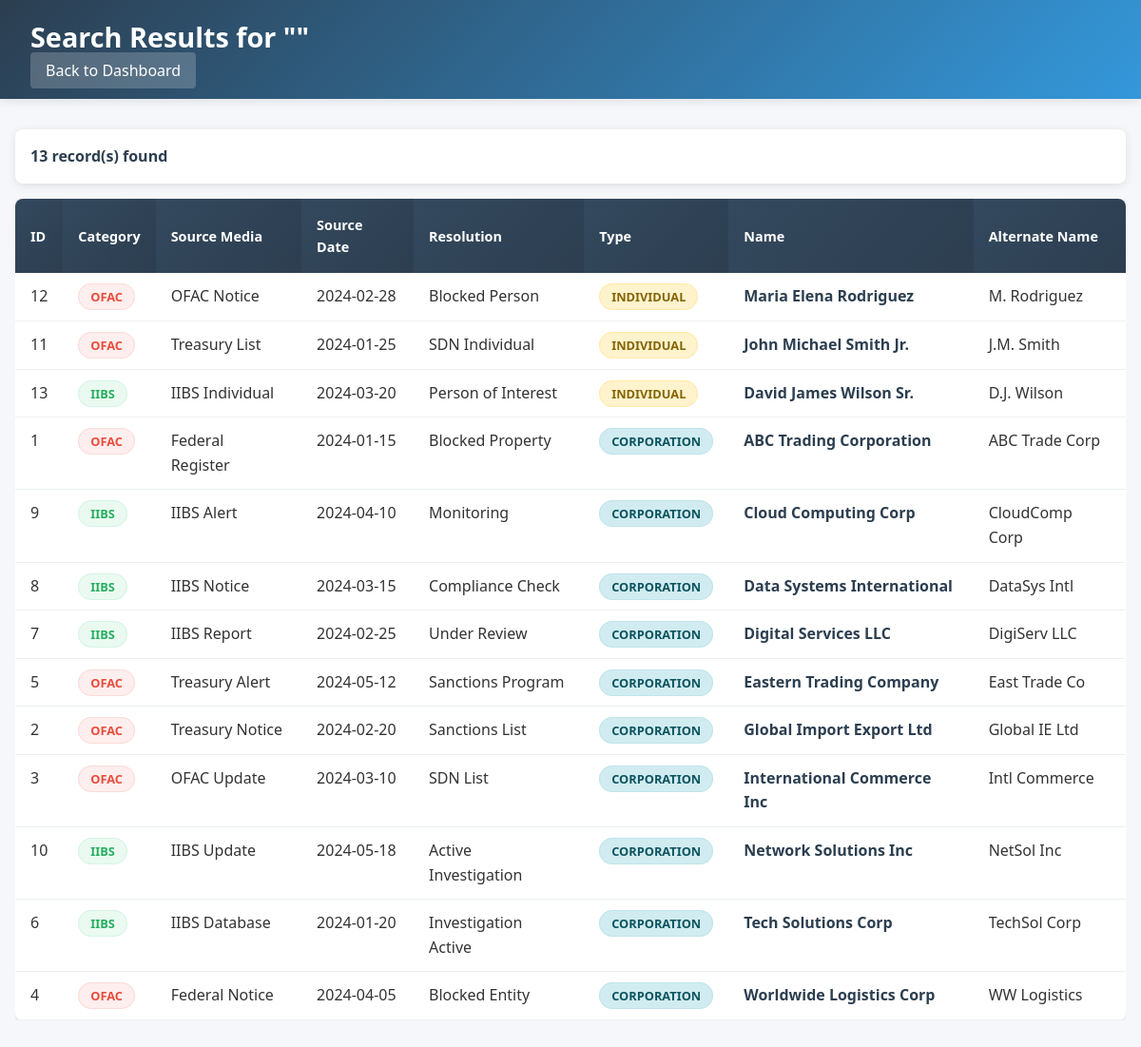
/search_corporations.php (signed in), run on the app's committed database.
### tables this page shows
CREATE TABLE IF NOT EXISTS corporations (
    id INT AUTO_INCREMENT PRIMARY KEY,
    category ENUM('OFAC', 'IIBS') NOT NULL,
    source_media VARCHAR(255),
    source_media_date DATE,
    resolution VARCHAR(255),
    individual_corporation_involved ENUM('Individual', 'Corporation') DEFAULT 'Corporation',
    first_name VARCHAR(100),
    middle_name VARCHAR(100),
    last_name VARCHAR(100),
    name_ext VARCHAR(50),
    corporation_name_fullname VARCHAR(255),
    alternate_name_alias VARCHAR(255),
    alternate_name_alias_2 VARCHAR(255),
    created_at TIMESTAMP DEFAULT CURRENT_TIMESTAMP,
    INDEX idx_corporation_name (corporation_name_fullname),
    INDEX idx_category (category),
    INDEX idx_first_name (first_name),
    INDEX idx_last_name (last_name),
    INDEX idx_alternate_name (alternate_name_alias)
);

### search_corporations.php (the view, shortened to what this page needs)
<?php
$corporation_name = $_GET['corporation_name'] ?? '';
try {
    $pdo = getDBConnection();
    $sql = "SELECT * FROM corporations WHERE (
        corporation_name_fullname LIKE :name OR
        alternate_name_alias LIKE :name OR
        alternate_name_alias_2 LIKE :name OR
        CONCAT(first_name, ' ', COALESCE(middle_name, ''), ' ', last_name) LIKE :name
    )";
    $params = [':name' => '%' . $corporation_name . '%'];
    $sql .= " ORDER BY corporation_name_fullname ASC, last_name ASC";
    $stmt = $pdo->prepare($sql);
    $stmt->execute($params);
    $results = $stmt->fetchAll(PDO::FETCH_ASSOC);
} catch (PDOException $e) {
    die("Search error: " . $e->getMessage());
}
?>
<!DOCTYPE html>
<html lang="en">
<head>
    <link rel="stylesheet" href="css/style.css">
</head>
<body>
    <header>
        <h1>Search Results for "<?php echo htmlspecialchars($corporation_name); ?>"</h1>
        <a href="admin.php" class="back-link">Back to Dashboard</a>
    </header>
    <main class="results-container">
        <?php if(count($results) > 0): ?>
            <p class="results-count"><?php echo count($results); ?> record(s) found</p>
            <div class="table-container">
                <table class="results-table">
                    <thead>
                        <tr>
                            <th>ID</th>
                            <th>Category</th>
                            <th>Source Media</th>
                            <th>Source Date</th>
                            <th>Resolution</th>
                            <th>Type</th>
                            <th>Name</th>
                            <th>Alternate Name</th>
                        </tr>
                    </thead>
                    <tbody>
                        <?php foreach($results as $record): ?>
                        <tr>
                            <td><?php echo htmlspecialchars($record['id']); ?></td>
                            <td><span class="category-badge <?php echo strtolower($record['category']); ?>">
                                <?php echo htmlspecialchars($record['category']); ?>
                            </span></td>
                            <td><?php echo htmlspecialchars($record['source_media'] ?? ''); ?></td>
                            <td><?php echo htmlspecialchars($record['source_media_date'] ?? ''); ?></td>
                            <td><?php echo htmlspecialchars($record['resolution'] ?? ''); ?></td>
                            <td><span class="type-badge <?php echo strtolower($record['individual_corporation_involved'] ?? 'corporation'); ?>">
                                <?php echo htmlspecialchars($record['individual_corporation_involved'] ?? 'Corporation'); ?>
                            </span></td>
                            <td class="name-cell">
                                <?php if ($record['individual_corporation_involved'] === 'Individual'): ?>
                                    <?php
                                    $fullName = trim(
                                        ($record['first_name'] ?? '') . ' ' .
                                        ($record['middle_name'] ?? '') . ' ' .
                                        ($record['last_name'] ?? '') . ' ' .
                                        ($record['name_ext'] ?? '')
                                    );
                                    echo htmlspecialchars($fullName);
                                    ?>
                                <?php else: ?>
                                    <?php echo htmlspecialchars($record['corporation_name_fullname'] ?? ''); ?>
                                <?php endif; ?>
                            </td>
                            <td><?php echo htmlspecialchars($record['alternate_name_alias'] ?? ''); ?></td>
                        </tr>
                        <?php endforeach; ?>
                    </tbody>
                </table>
            </div>
        <?php endif; ?>
    </main>
</body>
</html>

### css/style.css (style rules this page uses)
* { margin: 0; padding: 0; box-sizing: border-box; }
body { font-family: 'Segoe UI', Tahoma, Geneva, Verdana, sans-serif; background-color: #f5f7fa; color: #333; line-height: 1.6; }
header { background: linear-gradient(135deg, #2c3e50, #3498db); color: white; padding: 1rem 2rem; box-shadow: 0 2px 10px rgba(0,0,0,0.1); }
header h1 { font-size: 1.8rem; font-weight: 600; }
.logout-link, .back-link { color: white; text-decoration: none; padding: 0.5rem 1rem; background: rgba(255,255,255,0.2); border-radius: 4px; transition: background 0.3s ease; }
.table-container { overflow-x: auto; margin-top: 1rem; }
.results-table, .modal-table { width: 100%; border-collapse: collapse; background: white; border-radius: 8px; overflow: hidden; box-shadow: 0 2px 10px rgba(0,0,0,0.1); }
.results-table th, .modal-table th { background: linear-gradient(135deg, #34495e, #2c3e50); color: white; padding: 1rem; text-align: left; font-weight: 600; font-size: 0.9rem; }
.results-table td, .modal-table td { padding: 0.75rem 1rem; border-bottom: 1px solid #ecf0f1; vertical-align: top; }
.name-cell { font-weight: 600; color: #2c3e50; }
.category-badge, .type-badge { padding: 0.25rem 0.75rem; border-radius: 20px; font-size: 0.8rem; font-weight: 600; text-transform: uppercase; }
.category-badge.ofac { background: #fee; color: #e74c3c; border: 1px solid #fadbd8; }
.category-badge.iibs { background: #eafaf1; color: #27ae60; border: 1px solid #d5f4e6; }
.type-badge.individual { background: #fff3cd; color: #856404; border: 1px solid #ffeaa7; }
.type-badge.corporation { background: #d1ecf1; color: #0c5460; border: 1px solid #bee5eb; }
.results-container { max-width: 1200px; margin: 2rem auto; padding: 0 1rem; }
.results-count { background: white; padding: 1rem; border-radius: 8px; margin-bottom: 1rem; font-weight: 600; color: #2c3e50; box-shadow: 0 2px 10px rgba(0,0,0,0.1); }

### data on the page
corporations: id "12", category "OFAC", source_media "OFAC Notice", source_media_date "2024-02-28", resolution "Blocked Person", individual_corporation_involved "INDIVIDUAL", fullName "Maria Elena Rodriguez", alternate_name_alias "M. Rodriguez"
corporations: id "11", category "OFAC", source_media "Treasury List", source_media_date "2024-01-25", resolution "SDN Individual", individual_corporation_involved "INDIVIDUAL", fullName "John Michael Smith Jr.", alternate_name_alias "J.M. Smith"
corporations: id "13", category "IIBS", source_media "IIBS Individual", source_media_date "2024-03-20", resolution "Person of Interest", individual_corporation_involved "INDIVIDUAL", fullName "David James Wilson Sr.", alternate_name_alias "D.J. Wilson"
corporations: id "1", category "OFAC", source_media "Federal Register", source_media_date "2024-01-15", resolution "Blocked Property", individual_corporation_involved "CORPORATION", corporation_name_fullname "ABC Trading Corporation", alternate_name_alias "ABC Trade Corp"
corporations: id "9", category "IIBS", source_media "IIBS Alert", source_media_date "2024-04-10", resolution "Monitoring", individual_corporation_involved "CORPORATION", corporation_name_fullname "Cloud Computing Corp", alternate_name_alias "CloudComp Corp"
corporations: id "8", category "IIBS", source_media "IIBS Notice", source_media_date "2024-03-15", resolution "Compliance Check", individual_corporation_involved "CORPORATION", corporation_name_fullname "Data Systems International", alternate_name_alias "DataSys Intl"
corporations: id "7", category "IIBS", source_media "IIBS Report", source_media_date "2024-02-25", resolution "Under Review", individual_corporation_involved "CORPORATION", corporation_name_fullname "Digital Services LLC", alternate_name_alias "DigiServ LLC"
corporations: id "5", category "OFAC", source_media "Treasury Alert", source_media_date "2024-05-12", resolution "Sanctions Program", individual_corporation_involved "CORPORATION", corporation_name_fullname "Eastern Trading Company", alternate_name_alias "East Trade Co"
corporations: id "2", category "OFAC", source_media "Treasury Notice", source_media_date "2024-02-20", resolution "Sanctions List", individual_corporation_involved "CORPORATION", corporation_name_fullname "Global Import Export Ltd", alternate_name_alias "Global IE Ltd"
corporations: id "3", category "OFAC", source_media "OFAC Update", source_media_date "2024-03-10", resolution "SDN List", individual_corporation_involved "CORPORATION", corporation_name_fullname "International Commerce Inc", alternate_name_alias "Intl Commerce"
corporations: id "10", category "IIBS", source_media "IIBS Update", source_media_date "2024-05-18", resolution "Active Investigation", individual_corporation_involved "CORPORATION", corporation_name_fullname "Network Solutions Inc", alternate_name_alias "NetSol Inc"
corporations: id "6", category "IIBS", source_media "IIBS Database", source_media_date "2024-01-20", resolution "Investigation Active", individual_corporation_involved "CORPORATION", corporation_name_fullname "Tech Solutions Corp", alternate_name_alias "TechSol Corp"
corporations: id "4", category "OFAC", source_media "Federal Notice", source_media_date "2024-04-05", resolution "Blocked Entity", individual_corporation_involved "CORPORATION", corporation_name_fullname "Worldwide Logistics Corp", alternate_name_alias "WW Logistics"

### other printed values
count($results) "13"
